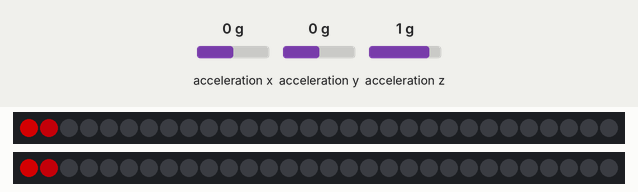
Recording of a sketch running on a simulated Arduino Nano, built with avr-gcc and run on an emulated ATmega328P. Shown: 2 × 30 RGB LEDs in strip order, left to right. The test bench sets the inputs (shaded band); at power-on: acceleration z 1 g, acceleration x 0 g, acceleration y 0 g. Dim RGB values are drawn brighter than linear.

Above: at 1.2 s.
1.3 s: acceleration z set to -1.4 g
At 1.69 s:
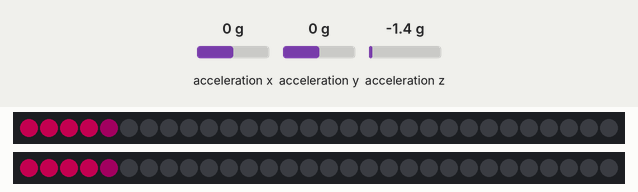
3.9 s: acceleration z set to 1.1 g
At 4.14 s:
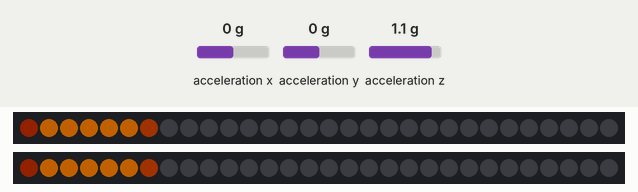
6.9 s: acceleration x set to -1.4 g
At 7.28 s:
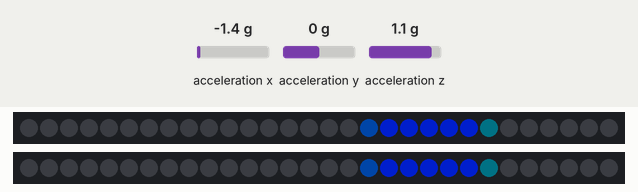
8.9 s: acceleration x set to 0 g
At 9.46 s:
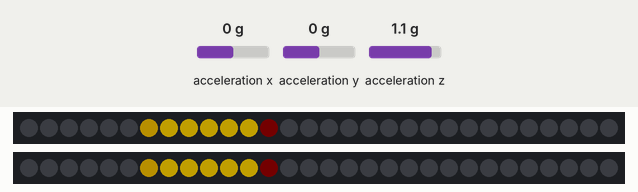
11.9 s: acceleration y set to -0.8 g
At 12.22 s:
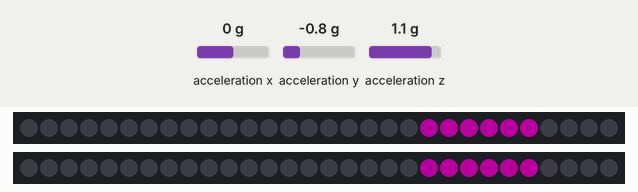
14.9 s: acceleration y set to 0 g
At 15.59 s:
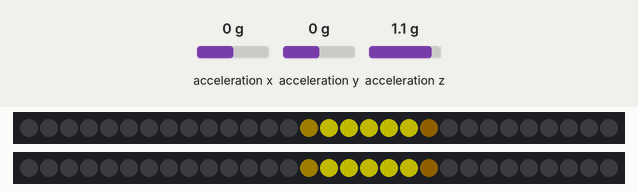
Timing chart, 0 to 17.9 s (numbered marks = the images above; inputs shaded):
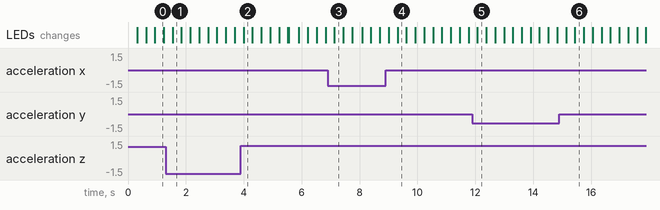

The sketch:

tube_accel_pewpew.ino
```cpp
/**
 * Coloured pulse for tube harness. Adjusted by accelerometer sensor
 *
 * Pulse velocity gets adjusted by the magnitude of the accel sample
 * Velocity also adjusts pulse hue
 * Current set up is for two 30 LED strands driven by Arduino Nano
 */

#include <FastLED.h>

#include <Wire.h>
#include <Adafruit_MMA8451.h>
#include <Adafruit_Sensor.h>

#ifdef __AVR__
  #include <avr/power.h>
#endif

#define PIN_RIGHT 6
#define PIN_LEFT 7

#define STRAND_LENGTH 30
#define BRIGHTNESS 127

#define PULSE_LENGTH 0.2
#define SPECTRUM_FRAC 0.1 // fraction of the spectrum used at one time

#define MAX_VEL 4
#define MIN_VEL 0.07
#define ACCEL_DAMP 1 //factor applied to the acceleration
#define REVERSE_ACCEL 2 //slows the pulse down

CRGB leds[STRAND_LENGTH];
float values[STRAND_LENGTH];

float pix_size = 1.0/(float)STRAND_LENGTH;

float pulse_start;
float pulse_end;
float vel;

Adafruit_MMA8451 mma = Adafruit_MMA8451();

int old_t;

void reset_pulse(){
  pulse_start = -PULSE_LENGTH;
  pulse_end = 0;
}

void setup() {
  FastLED.addLeds<WS2811, PIN_LEFT, GRB>(leds, STRAND_LENGTH).setCorrection( TypicalLEDStrip );
  FastLED.addLeds<WS2811, PIN_RIGHT, GRB>(leds, STRAND_LENGTH).setCorrection( TypicalLEDStrip );
  FastLED.setBrightness( BRIGHTNESS );

  Serial.begin(9600);

  if (! mma.begin()) {
    Serial.println("Couldnt start");
    while (1);
  }

  mma.setRange(MMA8451_RANGE_2_G);

  reset_pulse();

  old_t = millis();
  vel = 0.1;
}

void loop(){

//  Serial.print("start: "); Serial.print(pulse_start);
//  Serial.print(" end: "); Serial.println(pulse_end);
//  mma.read();
//  Serial.print("X:\t"); Serial.print(mma.x);
//  Serial.print("\tY:\t"); Serial.print(mma.y);
//  Serial.print("\tZ:\t"); Serial.print(mma.z);
//  Serial.println();

  /* Get a new sensor event */
  sensors_event_t event;
  mma.getEvent(&event);

  float accel = sqrt(pow(event.acceleration.x, 2.0) + pow(event.acceleration.y, 2.0) + pow(event.acceleration.z, 2.0));
  //Serial.println(accel);

  int new_t = millis();
  float delta_t = (new_t - old_t)/1000.0;
  old_t = new_t;
  vel = min(MAX_VEL, max(MIN_VEL, vel + (abs(accel - 9.93) * ACCEL_DAMP - REVERSE_ACCEL) * delta_t));

  for (int i=0; i<STRAND_LENGTH; i++){
    float pix_start = max(i*pix_size, pulse_start);
    float pix_end = min((i+1)*pix_size, pulse_end);
    values[i] = max(0, (pix_end - pix_start)/pix_size);
  }

  pulse_start += vel * delta_t;
  pulse_end += vel * delta_t;

  if (pulse_start > 1) reset_pulse();

  float spec_offset = (1.0 - (vel - MIN_VEL) / (MAX_VEL - MIN_VEL)) * (1.0 - SPECTRUM_FRAC);

  for (int i=0; i< STRAND_LENGTH; i++){
    leds[i] = CHSV(255 * (spec_offset + values[i] * SPECTRUM_FRAC), 255, values[i] * 255);
  }

  FastLED.show(); // display this frame
  FastLED.delay(20);
}
```

Measured:
- after the input at 1.3 s, the LEDs: change after 0.24 s (image 1)
- after the input at 3.9 s, the LEDs: change after 0.09 s (image 2)
- after the input at 6.9 s, the LEDs: change after 0.23 s (image 3)
- after the input at 8.9 s, the LEDs: first change after 0.11 s (image 4 shows a later state)
- after the input at 11.9 s, the LEDs: change after 0.17 s (image 5)
- after the input at 14.9 s, the LEDs: first change after 0.24 s (image 6 shows a later state)
